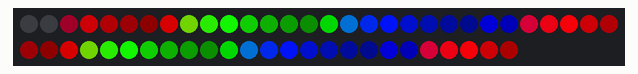
The sketch below on a simulated Arduino Uno, built with avr-gcc and run on an emulated ATmega328P. On the bench: 55 RGB LEDs in strip order, left to right, continuing on the next row. Wiring (inferred from the names in the program): WS2801 LEDs: data pin 11; clock pin 13. Dim RGB values are drawn brighter than linear; random numbers use the default seed unless the sketch sets one; what the sketch prints to the serial monitor is not drawn.

Above: at 1.93 s.
At 3.5 s:
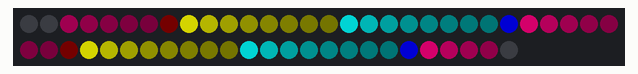
At 6.46 s:
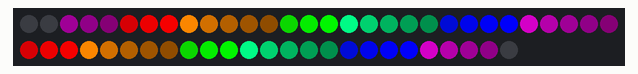
At 8.61 s:
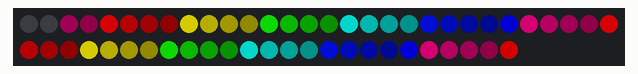
At 19.03 s:
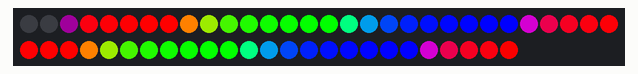
At 35.03 s:
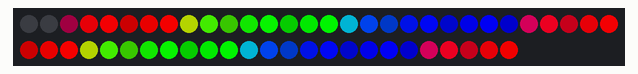

The sketch:

breath.ino
```cpp
// (licence header left out)
#define DATA_PIN (11)
#define CLOCK_PIN (13)

#define LIGHT_COUNT (50)

uint32_t pixels[LIGHT_COUNT];

#define pinModeFast(x, y) pinMode(x, y)
#define digitalWriteFast(x, y) digitalWrite(x, y)

void setup() {
  Serial.begin(9600);
  Serial.write("Set up!!!");
  pinModeFast(DATA_PIN, OUTPUT);
  pinModeFast(CLOCK_PIN, OUTPUT);
  digitalWriteFast(DATA_PIN, LOW);
  digitalWriteFast(CLOCK_PIN, LOW);
}

static void set_pixel(uint8_t index, uint32_t color) {
  pixels[index] = color & 0x00FFFFFF;
}

static void set_pixel_rgb(uint8_t index, uint32_t r, uint32_t g, uint32_t b) {
  set_pixel(index, r | (g << 8) | (b << 16));
}

static void toggle_clock() {
  digitalWriteFast(CLOCK_PIN, HIGH);
  digitalWriteFast(CLOCK_PIN, LOW);
}

static void write_pixel(uint8_t i) {
  const uint32_t MASK = ((uint32_t)(1) << 24);
  uint32_t p = pixels[i] | MASK;
  int j = 25;
  while (j--) {
    digitalWriteFast(DATA_PIN, (p & MASK) ? HIGH : LOW);
    toggle_clock();
    p <<= 1;
  }
}

static void write_blank_pixel() {
  int j = 25;
  while (j--) {
    digitalWriteFast(DATA_PIN, 0);
    toggle_clock();
  }
}

static void show() {
  digitalWriteFast(DATA_PIN, LOW);
  for (int i = 0; i < 50; i++) {
    toggle_clock();
  }
  for (int i = 0; i < LIGHT_COUNT; ++i) {
    write_pixel(i);
  }
  write_blank_pixel();
  delay(1);
}

static void solid_color(uint32_t color) {
  for (int i = 0; i < LIGHT_COUNT; ++i) {
    set_pixel(i, color);
  }
}

static uint32_t simple_color(uint8_t color) {
  switch (color) {
  case 0:
    return 0x00ff0000;
  case 1:
    return 0x0000ff00;
  case 2:
    return 0x000000ff;
  case 3:
    return 0x00ffff00;
  case 4:
    return 0x00ff00ff;
  case 5:
    return 0x0000ffff;
  case 6:
    return 0x00ffffff;
  default:
    return 0x00330000;
  }
}

static uint32_t blue_color(uint8_t color) {
  switch (color) {
  case 0:
    return 0x004682B4;
  case 1:
    return 0x004682B4;
  case 2:
    return 0x00B0C4DE;
  case 3:
    return 0x00B0E0E6;
  case 4:
    return 0x00ff00ff;
  case 5:
    return 0x0087CEEB;
  case 6:
    return 0x0087CEFA;
  default:
    return 0x0000BFFF;
  }
}

static uint32_t rand_color() {
  return simple_color(rand() % 7);
}

static uint32_t rand_color_except(uint32_t color) {
  uint32_t result_color;
  do {
    result_color = simple_color(rand() % 7);
  } while (result_color == color);
  return result_color;
}

static uint32_t get_dimmer_mask(uint32_t value) {
  return value | (value << 8) | (value << 16);
}

static void scroll(int8_t delta) {
  size_t bytes_to_move = (LIGHT_COUNT - delta) * sizeof(uint32_t);
  if (delta > 0) {
    memmove(&pixels[delta], &pixels[0], bytes_to_move);
  } else {
    memmove(&pixels[0], &pixels[-delta], bytes_to_move);
  }
}

static void wipe(uint8_t delay_msec) {
  for (int i = 0; i < LIGHT_COUNT; ++i) {
    scroll(1);
    set_pixel(0, 0);
    show();
    delay(delay_msec);
  }
}


int i=0;
void loop() {


for(i = 15 ; i <= 255; i+=1)
  {
    solid_color(i);
    show();
    if (i > 150) {
      delay(4);
    }
    if ((i > 125) && (i < 151)) {
      delay(5);
    }
    if (( i > 100) && (i < 126)) {
      delay(7);
    }
    if (( i > 75) && (i < 101)) {
      delay(10);
    }
    if (( i > 50) && (i < 76)) {
      delay(14);
    }
    if (( i > 25) && (i < 51)) {
      delay(18);
    }
    if (( i > 1) && (i < 26)) {
      delay(19);
    }
  }
  for(i = 255; i >=15; i-=1)
  {
    solid_color(i);
    show();
    if (i > 150) {
      delay(4);
    }
    if ((i > 125) && (i < 151)) {
      delay(5);
    }
    if (( i > 100) && (i < 126)) {
      delay(7);
    }
    if (( i > 75) && (i < 101)) {
      delay(10);
    }
    if (( i > 50) && (i < 76)) {
      delay(14);
    }
    if (( i > 25) && (i < 51)) {
      delay(18);
    }
    if (( i > 1) && (i < 26)) {
      delay(19);
    }
  }
  delay(970);


}
```
